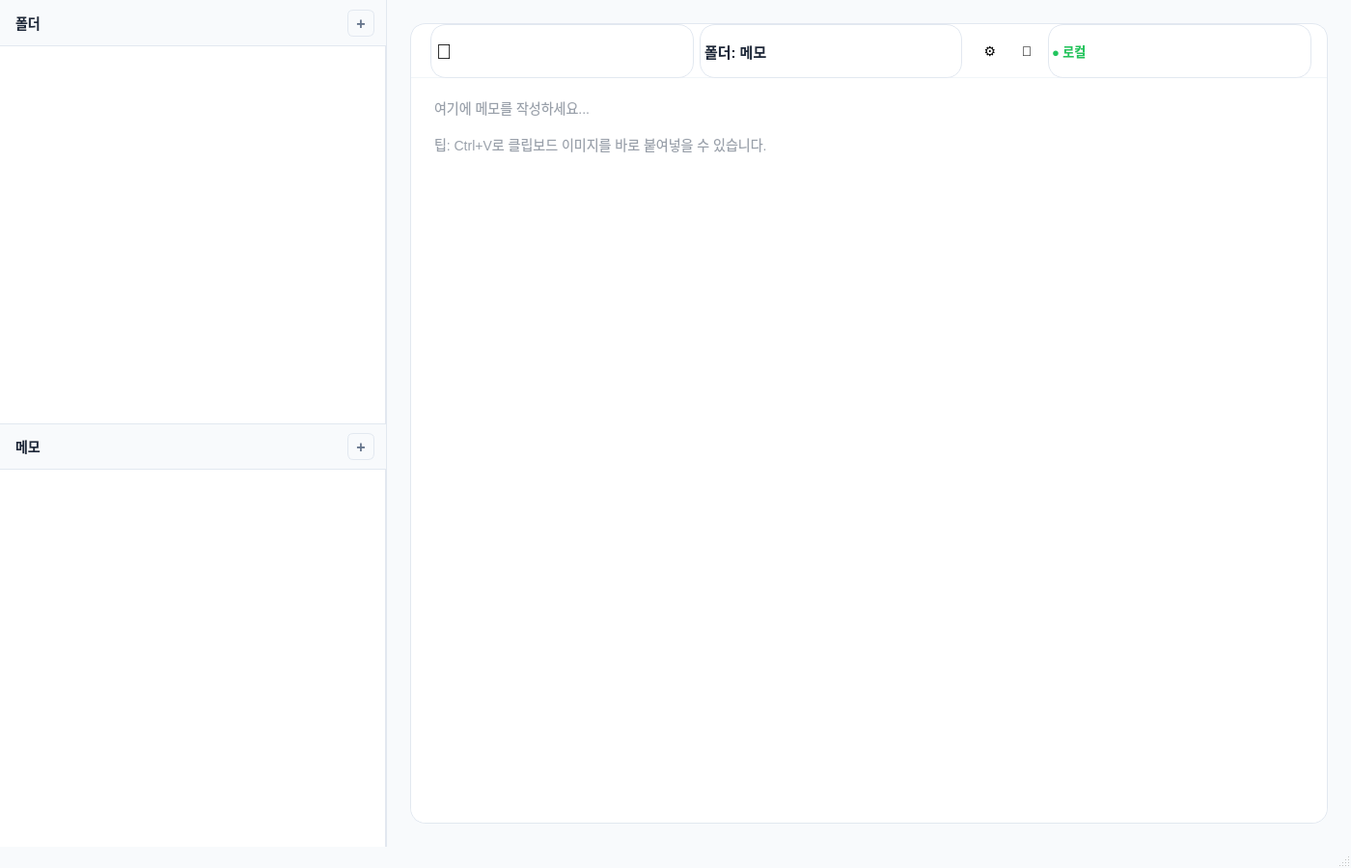
<?xml version="1.0" encoding="UTF-8"?>
<ui version="4.0">
 <class>MainWindow</class>
 <widget class="QMainWindow" name="MainWindow">
  <property name="geometry">
   <rect>
    <x>0</x>
    <y>0</y>
    <width>1400</width>
    <height>900</height>
   </rect>
  </property>
  <property name="windowTitle">
   <string>누니메모</string>
  </property>
  <property name="styleSheet">
   <string notr="true">QMainWindow {
    background-color: #f8fafc;
}</string>
  </property>
  <widget class="QWidget" name="centralwidget">
   <layout class="QVBoxLayout" name="verticalLayout">
    <property name="spacing">
     <number>0</number>
    </property>
    <property name="leftMargin">
     <number>0</number>
    </property>
    <property name="topMargin">
     <number>0</number>
    </property>
    <property name="rightMargin">
     <number>0</number>
    </property>
    <property name="bottomMargin">
     <number>0</number>
    </property>
    <item>
     <widget class="QSplitter" name="splitter">
      <property name="orientation">
       <enum>Qt::Horizontal</enum>
      </property>
      <property name="childrenCollapsible">
       <bool>false</bool>
      </property>
      <property name="handleWidth">
       <number>1</number>
      </property>
      <property name="styleSheet">
       <string notr="true">QSplitter::handle {
    background-color: #e2e8f0;
}</string>
      </property>
      <widget class="QWidget" name="sidebar" native="true">
       <property name="minimumSize">
        <size>
         <width>280</width>
         <height>0</height>
        </size>
       </property>
       <property name="maximumSize">
        <size>
         <width>400</width>
         <height>16777215</height>
        </size>
       </property>
       <property name="styleSheet">
        <string notr="true">#sidebar {
    background-color: #ffffff;
    border-right: 1px solid #e2e8f0;
}</string>
       </property>
       <layout class="QVBoxLayout" name="sidebarLayout">
        <property name="spacing">
         <number>0</number>
        </property>
        <property name="leftMargin">
         <number>0</number>
        </property>
        <property name="topMargin">
         <number>0</number>
        </property>
        <property name="rightMargin">
         <number>0</number>
        </property>
        <property name="bottomMargin">
         <number>0</number>
        </property>
        <item>
         <widget class="QWidget" name="folderHeader" native="true">
          <property name="minimumSize">
           <size>
            <width>0</width>
            <height>48</height>
           </size>
          </property>
          <property name="maximumSize">
           <size>
            <width>16777215</width>
            <height>48</height>
           </size>
          </property>
          <property name="styleSheet">
           <string notr="true">#folderHeader {
    background-color: #f8fafc;
    border-bottom: 1px solid #e2e8f0;
}</string>
          </property>
          <layout class="QHBoxLayout" name="folderHeaderLayout">
           <property name="leftMargin">
            <number>16</number>
           </property>
           <property name="topMargin">
            <number>0</number>
           </property>
           <property name="rightMargin">
            <number>12</number>
           </property>
           <property name="bottomMargin">
            <number>0</number>
           </property>
           <item>
            <widget class="QLabel" name="folderLabel">
             <property name="text">
              <string>폴더</string>
             </property>
             <property name="styleSheet">
              <string notr="true">font-size: 14px;
font-weight: 600;
color: #1e293b;</string>
             </property>
            </widget>
           </item>
           <item>
            <spacer name="folderSpacer">
             <property name="orientation">
              <enum>Qt::Horizontal</enum>
             </property>
            </spacer>
           </item>
           <item>
            <widget class="QPushButton" name="addFolderButton">
             <property name="minimumSize">
              <size>
               <width>28</width>
               <height>28</height>
              </size>
             </property>
             <property name="maximumSize">
              <size>
               <width>28</width>
               <height>28</height>
              </size>
             </property>
             <property name="text">
              <string>+</string>
             </property>
             <property name="styleSheet">
              <string notr="true">QPushButton {
    background-color: transparent;
    border: 1px solid #e2e8f0;
    border-radius: 6px;
    color: #64748b;
    font-size: 16px;
    font-weight: 500;
}
QPushButton:hover {
    background-color: #f1f5f9;
    border-color: #94a3b8;
    color: #475569;
}</string>
             </property>
            </widget>
           </item>
          </layout>
         </widget>
        </item>
        <item>
         <widget class="QTreeWidget" name="folderTree">
          <property name="styleSheet">
           <string notr="true">QTreeWidget {
    background: transparent;
    border: none;
    outline: none;
    padding: 8px;
}
QTreeWidget::item {
    border-radius: 8px;
    padding: 10px 12px;
    margin: 2px 0px;
    color: #475569;
}
QTreeWidget::item:hover {
    background-color: #f1f5f9;
}
QTreeWidget::item:selected {
    background-color: #e0f2fe;
    color: #0369a1;
}</string>
          </property>
          <property name="headerHidden">
           <bool>true</bool>
          </property>
          <property name="indentation">
           <number>16</number>
          </property>
          <column>
           <property name="text">
            <string notr="true">1</string>
           </property>
          </column>
         </widget>
        </item>
        <item>
         <widget class="QWidget" name="memoHeader" native="true">
          <property name="minimumSize">
           <size>
            <width>0</width>
            <height>48</height>
           </size>
          </property>
          <property name="maximumSize">
           <size>
            <width>16777215</width>
            <height>48</height>
           </size>
          </property>
          <property name="styleSheet">
           <string notr="true">#memoHeader {
    background-color: #f8fafc;
    border-top: 1px solid #e2e8f0;
    border-bottom: 1px solid #e2e8f0;
}</string>
          </property>
          <layout class="QHBoxLayout" name="memoHeaderLayout">
           <property name="leftMargin">
            <number>16</number>
           </property>
           <property name="topMargin">
            <number>0</number>
           </property>
           <property name="rightMargin">
            <number>12</number>
           </property>
           <property name="bottomMargin">
            <number>0</number>
           </property>
           <item>
            <widget class="QLabel" name="memoLabel">
             <property name="text">
              <string>메모</string>
             </property>
             <property name="styleSheet">
              <string notr="true">font-size: 14px;
font-weight: 600;
color: #1e293b;</string>
             </property>
            </widget>
           </item>
           <item>
            <spacer name="memoSpacer">
             <property name="orientation">
              <enum>Qt::Horizontal</enum>
             </property>
            </spacer>
           </item>
           <item>
            <widget class="QPushButton" name="addMemoButton">
             <property name="minimumSize">
              <size>
               <width>28</width>
               <height>28</height>
              </size>
             </property>
             <property name="maximumSize">
              <size>
               <width>28</width>
               <height>28</height>
              </size>
             </property>
             <property name="text">
              <string>+</string>
             </property>
             <property name="styleSheet">
              <string notr="true">QPushButton {
    background-color: transparent;
    border: 1px solid #e2e8f0;
    border-radius: 6px;
    color: #64748b;
    font-size: 16px;
    font-weight: 500;
}
QPushButton:hover {
    background-color: #f1f5f9;
    border-color: #94a3b8;
    color: #475569;
}</string>
             </property>
            </widget>
           </item>
          </layout>
         </widget>
        </item>
        <item>
         <widget class="QListWidget" name="memoList">
          <property name="styleSheet">
           <string notr="true">QListWidget {
    background: transparent;
    border: none;
    outline: none;
    padding: 8px;
}
QListWidget::item {
    border-radius: 8px;
    padding: 10px 12px;
    margin: 2px 0px;
    color: #475569;
}
QListWidget::item:hover {
    background-color: #f1f5f9;
}
QListWidget::item:selected {
    background-color: #e0f2fe;
    color: #0369a1;
}</string>
          </property>
         </widget>
        </item>
       </layout>
      </widget>
      <widget class="QWidget" name="editorPanel" native="true">
       <property name="styleSheet">
        <string notr="true">#editorPanel {
    background-color: #f8fafc;
}</string>
       </property>
       <layout class="QVBoxLayout" name="editorLayout">
        <property name="leftMargin">
         <number>24</number>
        </property>
        <property name="topMargin">
         <number>24</number>
        </property>
        <property name="rightMargin">
         <number>24</number>
        </property>
        <property name="bottomMargin">
         <number>24</number>
        </property>
        <item>
         <widget class="QFrame" name="editorCard">
          <property name="styleSheet">
           <string notr="true">QFrame {
    background-color: #ffffff;
    border: 1px solid #e2e8f0;
    border-radius: 16px;
}</string>
          </property>
          <property name="frameShape">
           <enum>QFrame::NoFrame</enum>
          </property>
          <layout class="QVBoxLayout" name="cardLayout">
           <property name="spacing">
            <number>0</number>
           </property>
           <property name="leftMargin">
            <number>0</number>
           </property>
           <property name="topMargin">
            <number>0</number>
           </property>
           <property name="rightMargin">
            <number>0</number>
           </property>
           <property name="bottomMargin">
            <number>0</number>
           </property>
           <item>
            <widget class="QWidget" name="editorHeader" native="true">
             <property name="minimumSize">
              <size>
               <width>0</width>
               <height>56</height>
              </size>
             </property>
             <property name="maximumSize">
              <size>
               <width>16777215</width>
               <height>56</height>
              </size>
             </property>
             <property name="styleSheet">
              <string notr="true">#editorHeader {
    background-color: transparent;
    border-bottom: 1px solid #f1f5f9;
}</string>
             </property>
             <layout class="QHBoxLayout" name="editorHeaderLayout">
              <property name="leftMargin">
               <number>20</number>
              </property>
              <property name="topMargin">
               <number>0</number>
              </property>
              <property name="rightMargin">
               <number>16</number>
              </property>
              <property name="bottomMargin">
               <number>0</number>
              </property>
              <item>
               <widget class="QLabel" name="logoLabel">
                <property name="text">
                 <string>📝</string>
                </property>
                <property name="styleSheet">
                 <string notr="true">font-size: 22px;</string>
                </property>
               </widget>
              </item>
              <item>
               <widget class="QLabel" name="currentFolderLabel">
                <property name="text">
                 <string>폴더: 메모</string>
                </property>
                <property name="styleSheet">
                 <string notr="true">font-size: 15px;
font-weight: 600;
color: #1e293b;</string>
                </property>
               </widget>
              </item>
              <item>
               <spacer name="editorSpacer">
                <property name="orientation">
                 <enum>Qt::Horizontal</enum>
                </property>
               </spacer>
              </item>
              <item>
               <widget class="QPushButton" name="settingsButton">
                <property name="minimumSize">
                 <size>
                  <width>32</width>
                  <height>32</height>
                 </size>
                </property>
                <property name="maximumSize">
                 <size>
                  <width>32</width>
                  <height>32</height>
                 </size>
                </property>
                <property name="text">
                 <string>⚙️</string>
                </property>
                <property name="styleSheet">
                 <string notr="true">QPushButton {
    background-color: transparent;
    border: none;
    border-radius: 8px;
    font-size: 14px;
}
QPushButton:hover {
    background-color: #f1f5f9;
}</string>
                </property>
               </widget>
              </item>
              <item>
               <widget class="QPushButton" name="syncButton">
                <property name="minimumSize">
                 <size>
                  <width>32</width>
                  <height>32</height>
                 </size>
                </property>
                <property name="maximumSize">
                 <size>
                  <width>32</width>
                  <height>32</height>
                 </size>
                </property>
                <property name="text">
                 <string>🔄</string>
                </property>
                <property name="styleSheet">
                 <string notr="true">QPushButton {
    background-color: transparent;
    border: none;
    border-radius: 8px;
    font-size: 14px;
}
QPushButton:hover {
    background-color: #f1f5f9;
}</string>
                </property>
               </widget>
              </item>
              <item>
               <widget class="QLabel" name="syncStatusLabel">
                <property name="text">
                 <string>● 로컬</string>
                </property>
                <property name="styleSheet">
                 <string notr="true">font-size: 13px;
font-weight: 500;
color: #22c55e;</string>
                </property>
               </widget>
              </item>
             </layout>
            </widget>
           </item>
           <item>
            <widget class="QTextEdit" name="editor">
             <property name="styleSheet">
              <string notr="true">QTextEdit {
    background-color: #ffffff;
    border: none;
    padding: 16px 20px;
    font-family: &quot;Malgun Gothic&quot;, &quot;Segoe UI&quot;, sans-serif;
    font-size: 14px;
    line-height: 1.6;
    color: #334155;
    selection-background-color: #bae6fd;
}</string>
             </property>
             <property name="placeholderText">
              <string>여기에 메모를 작성하세요...

팁: Ctrl+V로 클립보드 이미지를 바로 붙여넣을 수 있습니다.</string>
             </property>
            </widget>
           </item>
          </layout>
         </widget>
        </item>
       </layout>
      </widget>
     </widget>
    </item>
   </layout>
  </widget>
  <widget class="QStatusBar" name="statusbar"/>
 </widget>
 <resources/>
 <connections/>
</ui>
